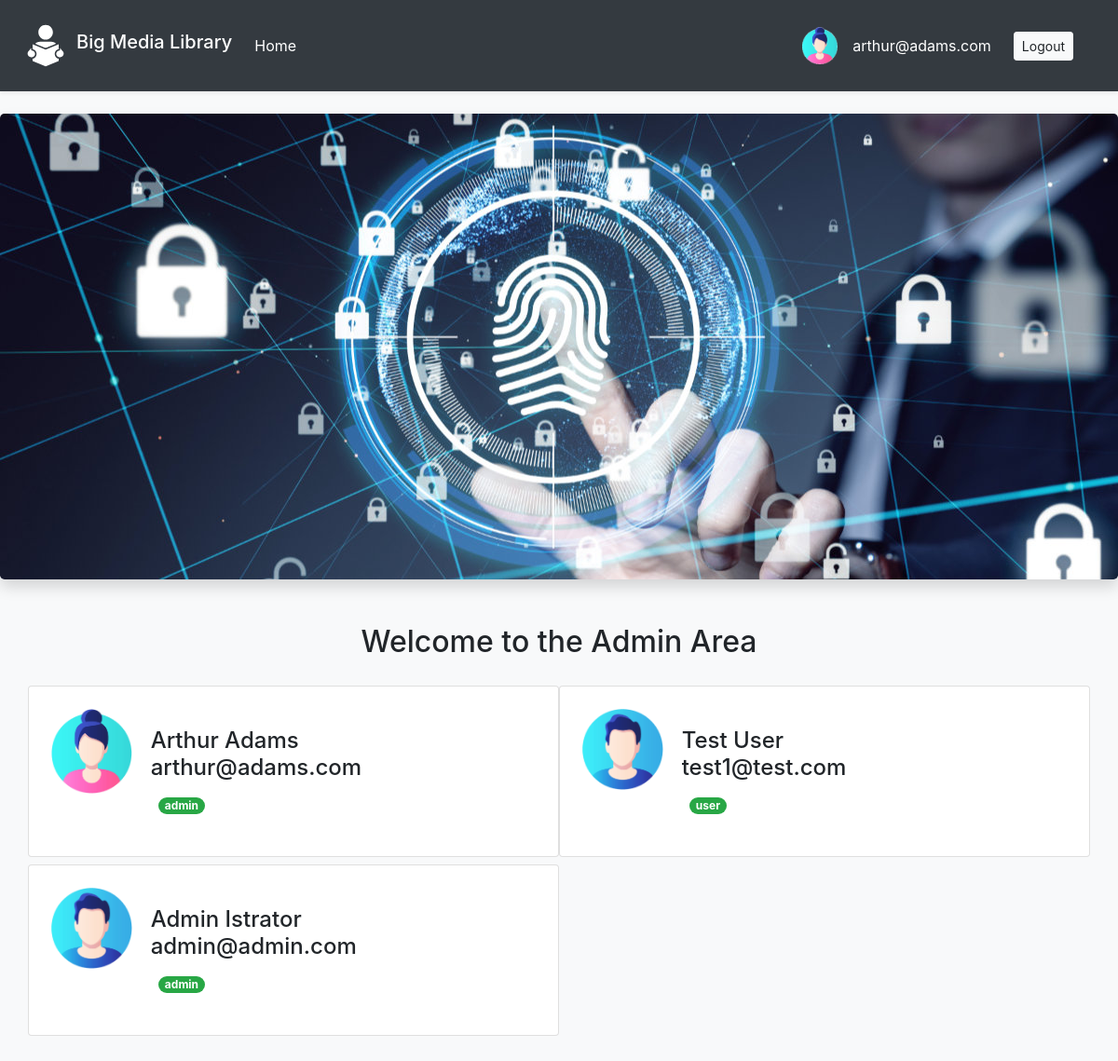
/admin.php (signed in), run on the app's committed database.
### tables this page shows
CREATE TABLE `users` (
  `userId` int(11) NOT NULL,
  `userName` varchar(100) NOT NULL,
  `userEmail` varchar(100) NOT NULL,
  `userPass` varchar(100) NOT NULL,
  `userImage` varchar(100) DEFAULT NULL,
  `userType` enum('user','admin') NOT NULL DEFAULT 'user'
);

### admin.php (the view, shortened to what this page needs)
<?php
    require_once 'actions/db_connect.php';
    $res=mysqli_query($connect, "SELECT * FROM users WHERE userId=".$_SESSION['admin']);
    $userRow=mysqli_fetch_array($res, MYSQLI_ASSOC);
?>
<!doctype html>
<html lang="en">
    <head>
        <link rel="stylesheet" href="css/bootstrap.min.css">
    </head>
    <body class="bg-light">
    <?php include('navbar.php'); ?>
    <div class="d-flex justify-content-center">
        <img src="assets/user-admin.jpg" alt="Admin Area" class="img-fluid shadow rounded-lg mt-4">
    </div>
    <div class="container my-5">
        <div class="row my-3">
            <div class="col-12 text-center">
                <h2>Welcome to the Admin Area</h2>
            </div>
        </div>
        <div class="row my-3">
            <?php
            $sql = 'SELECT * FROM users';
            $result = $connect->query($sql);
            if($result->num_rows > 0) {
                while($row = mysqli_fetch_assoc($result)) {
                    printf('
                    <div class="card col-md-6 my-1 p-4">
                        <div class="row no-gutters">
                            <div class="col-md-2">
                                <img src="%s" class="card-img" alt="%s">
                            </div>
                            <div class="col-md-10">
                                <div class="card-body">
                                    <h4 class="card-title">%s<br>%s</h4>
                                    <span class="badge badge-pill badge-success mx-2">%s</span>
                                </div>
                            </div>
                        </div>
                    </div>',
                    $row['userImage'], $row['userName'], $row['userName'], $row['userEmail'], $row['userType']);
                }
            } else {
                echo('<div class="alert alert-danger text-center" role="alert"><h3>No users in database</h3></div>');
            }
        ?>
        </div>
    </div>
  </body>
</html>

### navbar.php (shortened to what this page needs)
<nav class="navbar navbar-expand-lg navbar-dark bg-dark shadow-sm p-4">
    <img src="assets/big-library.svg" width="50" height="50" alt="Big Library" class="mr-2" loading="lazy">
    <a class="navbar-brand h1" href="index.php">Big Media Library</a>
    <div class="collapse navbar-collapse" id="navbarSupportedContent">
        <ul class="navbar-nav mr-auto">
            <li class="nav-item active">
                <a class="nav-link" href="index.php">Home <span class="sr-only">(current)</span></a>
            </li>
        </ul>
        <?php
            if (isset($_SESSION['user']) || isset($_SESSION['admin'])) {
                echo('<img src="'. $userRow['userImage' ] .'" height="40px" alt="'. $userRow['userEmail' ] .'" class="mx-3">');
                echo('<span class="text-white">'. $userRow['userEmail' ] .'</span>');
                echo('<a class="btn btn-light btn-sm mx-4" href="logout.php?logout">Logout</a>');
            }
        ?>
    </div>
</nav>

### data on the page
users: userImage (picture), userEmail "arthur@adams.com", userName "Arthur Adams", userType "admin"
users: userImage (picture), userName "Test User", userEmail "test1@test.com", userType "user"
users: userImage (picture), userName "Admin Istrator", userEmail "admin@admin.com", userType "admin"
